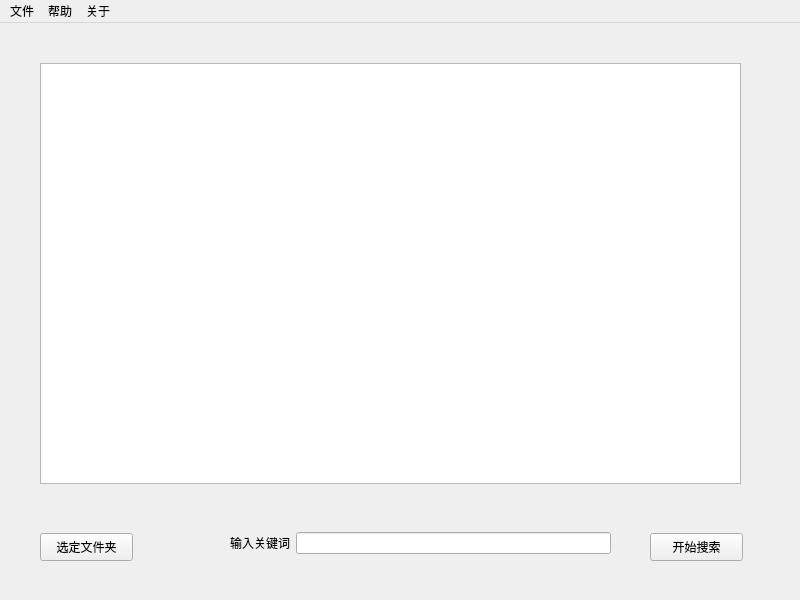
<?xml version="1.0" encoding="UTF-8"?>
<ui version="4.0">
 <class>MainWindow</class>
 <widget class="QMainWindow" name="MainWindow">
  <property name="geometry">
   <rect>
    <x>0</x>
    <y>0</y>
    <width>800</width>
    <height>600</height>
   </rect>
  </property>
  <property name="windowTitle">
   <string>MainWindow</string>
  </property>
  <widget class="QWidget" name="centralWidget">
   <widget class="QTextBrowser" name="textBrowser">
    <property name="geometry">
     <rect>
      <x>40</x>
      <y>40</y>
      <width>701</width>
      <height>421</height>
     </rect>
    </property>
   </widget>
   <widget class="QPushButton" name="pushButton">
    <property name="geometry">
     <rect>
      <x>40</x>
      <y>510</y>
      <width>93</width>
      <height>28</height>
     </rect>
    </property>
    <property name="text">
     <string>选定文件夹</string>
    </property>
   </widget>
   <widget class="QPushButton" name="pushButton_2">
    <property name="geometry">
     <rect>
      <x>650</x>
      <y>510</y>
      <width>93</width>
      <height>28</height>
     </rect>
    </property>
    <property name="text">
     <string>开始搜索</string>
    </property>
   </widget>
   <widget class="QWidget" name="horizontalLayoutWidget">
    <property name="geometry">
     <rect>
      <x>230</x>
      <y>480</y>
      <width>381</width>
      <height>80</height>
     </rect>
    </property>
    <layout class="QHBoxLayout" name="horizontalLayout">
     <item>
      <widget class="QLabel" name="label">
       <property name="text">
        <string>输入关键词</string>
       </property>
      </widget>
     </item>
     <item>
      <widget class="QLineEdit" name="lineEdit"/>
     </item>
    </layout>
   </widget>
  </widget>
  <widget class="QMenuBar" name="menuBar">
   <property name="geometry">
    <rect>
     <x>0</x>
     <y>0</y>
     <width>800</width>
     <height>26</height>
    </rect>
   </property>
   <widget class="QMenu" name="menu">
    <property name="title">
     <string>文件</string>
    </property>
    <addaction name="actiondakai"/>
    <addaction name="action"/>
    <addaction name="action_2"/>
   </widget>
   <widget class="QMenu" name="menu_2">
    <property name="title">
     <string>帮助</string>
    </property>
    <addaction name="action_3"/>
   </widget>
   <widget class="QMenu" name="menu_3">
    <property name="title">
     <string>关于</string>
    </property>
    <addaction name="action_4"/>
   </widget>
   <addaction name="menu"/>
   <addaction name="menu_2"/>
   <addaction name="menu_3"/>
  </widget>
  <action name="actiondakai">
   <property name="text">
    <string>打开</string>
   </property>
  </action>
  <action name="action">
   <property name="text">
    <string>关闭</string>
   </property>
  </action>
  <action name="action_2">
   <property name="text">
    <string>退出</string>
   </property>
  </action>
  <action name="action_3">
   <property name="text">
    <string>使用说明</string>
   </property>
  </action>
  <action name="action_4">
   <property name="text">
    <string>关于我们</string>
   </property>
  </action>
 </widget>
 <resources/>
 <connections/>
</ui>
